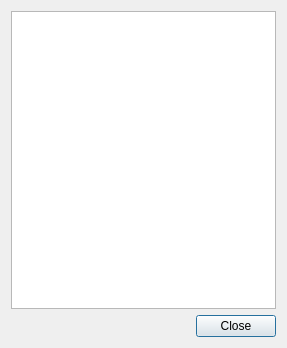
<?xml version="1.0" encoding="UTF-8"?>
<ui version="4.0">
 <class>SymbolsGroupSelectionDialogBase</class>
 <widget class="QDialog" name="SymbolsGroupSelectionDialogBase">
  <property name="geometry">
   <rect>
    <x>0</x>
    <y>0</y>
    <width>287</width>
    <height>348</height>
   </rect>
  </property>
  <property name="windowTitle">
   <string>Group Selection Dialog</string>
  </property>
  <layout class="QVBoxLayout" name="verticalLayout">
   <item>
    <widget class="QTreeView" name="groupTree">
     <property name="selectionMode">
      <enum>QAbstractItemView::ExtendedSelection</enum>
     </property>
     <property name="headerHidden">
      <bool>true</bool>
     </property>
    </widget>
   </item>
   <item>
    <layout class="QHBoxLayout" name="horizontalLayout">
     <item>
      <spacer name="horizontalSpacer">
       <property name="orientation">
        <enum>Qt::Horizontal</enum>
       </property>
       <property name="sizeHint" stdset="0">
        <size>
         <width>40</width>
         <height>20</height>
        </size>
       </property>
      </spacer>
     </item>
     <item>
      <widget class="QPushButton" name="okButton">
       <property name="text">
        <string>Close</string>
       </property>
      </widget>
     </item>
    </layout>
   </item>
  </layout>
 </widget>
 <resources/>
 <connections>
  <connection>
   <sender>okButton</sender>
   <signal>clicked()</signal>
   <receiver>SymbolsGroupSelectionDialogBase</receiver>
   <slot>accept()</slot>
   <hints>
    <hint type="sourcelabel">
     <x>391</x>
     <y>322</y>
    </hint>
    <hint type="destinationlabel">
     <x>226</x>
     <y>173</y>
    </hint>
   </hints>
  </connection>
  <connection>
   <sender>SymbolsGroupSelectionDialogBase</sender>
   <signal>destroyed()</signal>
   <receiver>SymbolsGroupSelectionDialogBase</receiver>
   <slot>accept()</slot>
   <hints>
    <hint type="sourcelabel">
     <x>226</x>
     <y>173</y>
    </hint>
    <hint type="destinationlabel">
     <x>226</x>
     <y>173</y>
    </hint>
   </hints>
  </connection>
 </connections>
</ui>
